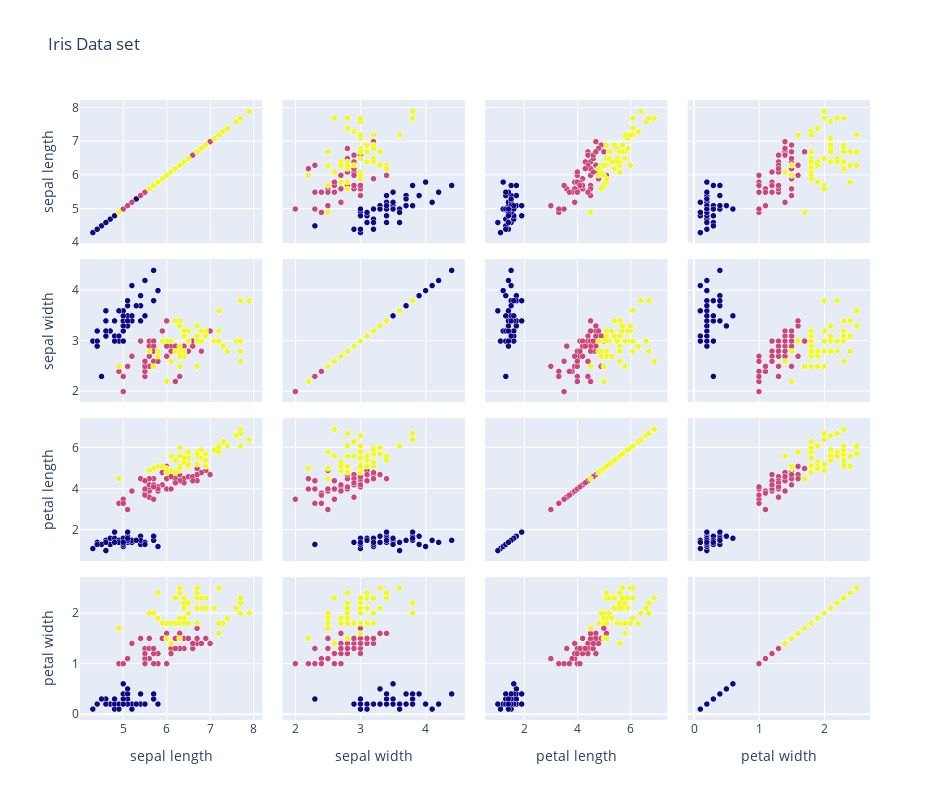

The code cell stored with this chart in its notebook:
### Code cell
fig = go.Figure(data=go.Splom(
                dimensions=[dict(label='sepal length',
                                 values=X[:,0]),
                            dict(label='sepal width',
                                 values=X[:,1]),
                            dict(label='petal length',
                                 values=X[:,2]),
                            dict(label='petal width',
                                 values=X[:,3])],
                text=y,
                marker=dict(color=y,
                            showscale=False, # colors encode categorical variables
                            line_color='white', line_width=0.5)
                ))


fig.update_layout(
    title='Iris Data set',
    dragmode='select',
    width=950,
    height=800,
    hovermode='closest',
)

fig.show()

### Figure 1 — Plotly figure (JSON) as saved in the notebook; plotly's stock layout.template omitted (floating-point values rounded to 4 significant figures; data arrays with more than 128 entries replaced by an {"elided": "..."} marker saying what was removed)
{"data": [{"dimensions": [{"label": "sepal length", "values": {"elided": "150 float values"}}, {"label": "sepal width", "values": {"elided": "150 float values"}}, {"label": "petal length", "values": {"elided": "150 float values"}}, {"label": "petal width", "values": {"elided": "150 float values"}}], "marker": {"color": {"elided": "150 int values"}, "line": {"color": "white", "width": 0.5}, "showscale": false}, "text": {"elided": "150 int values"}, "type": "splom"}], "layout": {"dragmode": "select", "height": 800, "hovermode": "closest", "title": {"text": "Iris Data set"}, "width": 950}}
